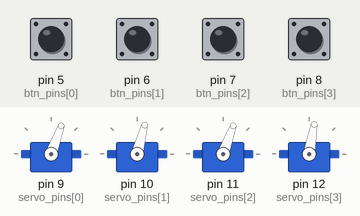
Simulated run of this sketch. Board: Arduino Uno, built with avr-gcc and run on an emulated ATmega328P. Parts: 4 × servo. The test bench sets the inputs (shaded band); at power-on: pin 5 (btn_pins[0]), pin 6 (btn_pins[1]), pin 7 (btn_pins[2]), pin 8 (btn_pins[3]) HIGH.

Above: at 1.2 s.
1.3 s: pin 5 (btn_pins[0]) pulled LOW for 1 s
At 1.8 s:
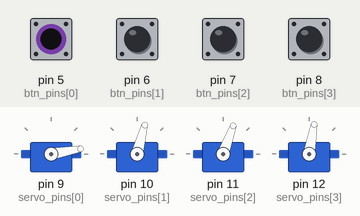
4.3 s: pin 6 (btn_pins[1]) pulled LOW for 0.15 s
At 4.4 s:
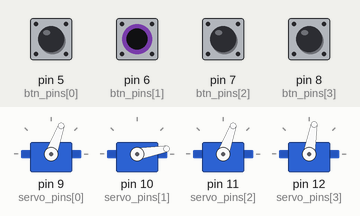
6.0 s: pin 7 (btn_pins[2]) pulled LOW for 0.15 s
At 6.1 s:
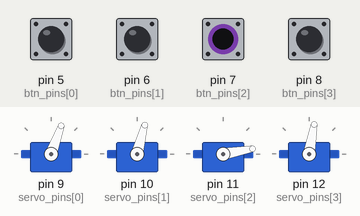
7.7 s: pin 8 (btn_pins[3]) pulled LOW for 0.15 s
At 7.8 s:
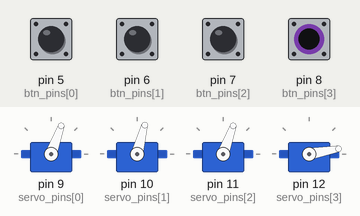
Timing chart, 0 to 10.4 s (numbered marks = the images above; inputs shaded):
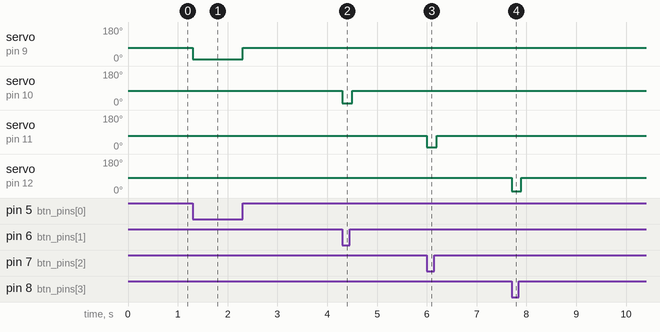

Measured:
- after the input at 1.3 s, servo on pin 9 (servo_pins[0]): 70° → 10° at once, → 70° 1.0 s later
- after the input at 4.3 s, servo on pin 10 (servo_pins[1]): 75° → 10° at once, → 75° 0.20 s later
- after the input at 6.0 s, servo on pin 11 (servo_pins[2]): 70° → 10° at once, → 70° 0.20 s later
- after the input at 7.7 s, servo on pin 12 (servo_pins[3]): 80° → 10° at once, → 80° 0.20 s later

The sketch:

ServoControlling.ino
```cpp
#include <Servo.h>

// Поворот для монет
// 1 руб: от 10 до 70
// 10 руб: от 10 до 75
// 2 руб: от 10 до 70
// 5 руб: от 10 до 80


Servo servo[4];
int servo_pins[] = {9, 10, 11, 12};
int servo_turns[] = {70, 75, 70, 80};
int btn_pins[] = {5, 6, 7, 8};


void give(int index) {
  servo[index].write(10);
  delay(100);
  servo[index].write(servo_turns[index]);
}

void setup() {
  for (int i=0; i<4; i++) {
    servo[i].attach(servo_pins[i]);
//    servo[i].write(10);
    servo[i].write(servo_turns[i]);
    pinMode(btn_pins[i], INPUT_PULLUP);
  }
}

void loop() {
  for (int i=0; i<4; i++) {
    if (not digitalRead(btn_pins[i])) { give(i); }
  }
}
```
